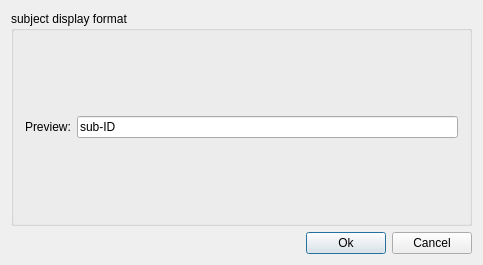
<?xml version="1.0" encoding="UTF-8"?>
<ui version="4.0">
 <class>AwBIDSGUIOptionsDialogUi</class>
 <widget class="QDialog" name="AwBIDSGUIOptionsDialogUi">
  <property name="windowModality">
   <enum>Qt::ApplicationModal</enum>
  </property>
  <property name="geometry">
   <rect>
    <x>0</x>
    <y>0</y>
    <width>483</width>
    <height>265</height>
   </rect>
  </property>
  <property name="windowTitle">
   <string>AwBIDSGUIOptionsDialog</string>
  </property>
  <layout class="QVBoxLayout" name="verticalLayout_2">
   <item>
    <widget class="QGroupBox" name="groupBox">
     <property name="sizePolicy">
      <sizepolicy hsizetype="Expanding" vsizetype="Expanding">
       <horstretch>0</horstretch>
       <verstretch>0</verstretch>
      </sizepolicy>
     </property>
     <property name="title">
      <string>subject display format</string>
     </property>
     <layout class="QVBoxLayout" name="verticalLayout" stretch="0,1">
      <item>
       <layout class="QHBoxLayout" name="horizontalLayout">
        <item>
         <widget class="QLabel" name="label">
          <property name="text">
           <string>Preview:</string>
          </property>
         </widget>
        </item>
        <item>
         <widget class="QLineEdit" name="editPreview">
          <property name="text">
           <string>sub-ID</string>
          </property>
          <property name="readOnly">
           <bool>true</bool>
          </property>
         </widget>
        </item>
       </layout>
      </item>
      <item>
       <layout class="QGridLayout" name="columnsLayout"/>
      </item>
     </layout>
    </widget>
   </item>
   <item>
    <layout class="QHBoxLayout" name="horizontalLayout_2">
     <item>
      <spacer name="horizontalSpacer">
       <property name="orientation">
        <enum>Qt::Horizontal</enum>
       </property>
       <property name="sizeHint" stdset="0">
        <size>
         <width>40</width>
         <height>20</height>
        </size>
       </property>
      </spacer>
     </item>
     <item>
      <widget class="QPushButton" name="pushButton">
       <property name="text">
        <string>Ok</string>
       </property>
      </widget>
     </item>
     <item>
      <widget class="QPushButton" name="pushButton_2">
       <property name="text">
        <string>Cancel</string>
       </property>
      </widget>
     </item>
    </layout>
   </item>
  </layout>
 </widget>
 <layoutdefault spacing="6" margin="11"/>
 <resources/>
 <connections>
  <connection>
   <sender>pushButton</sender>
   <signal>clicked()</signal>
   <receiver>AwBIDSGUIOptionsDialogUi</receiver>
   <slot>accept()</slot>
   <hints>
    <hint type="sourcelabel">
     <x>329</x>
     <y>243</y>
    </hint>
    <hint type="destinationlabel">
     <x>261</x>
     <y>243</y>
    </hint>
   </hints>
  </connection>
  <connection>
   <sender>pushButton_2</sender>
   <signal>clicked()</signal>
   <receiver>AwBIDSGUIOptionsDialogUi</receiver>
   <slot>reject()</slot>
   <hints>
    <hint type="sourcelabel">
     <x>442</x>
     <y>243</y>
    </hint>
    <hint type="destinationlabel">
     <x>101</x>
     <y>230</y>
    </hint>
   </hints>
  </connection>
 </connections>
</ui>
